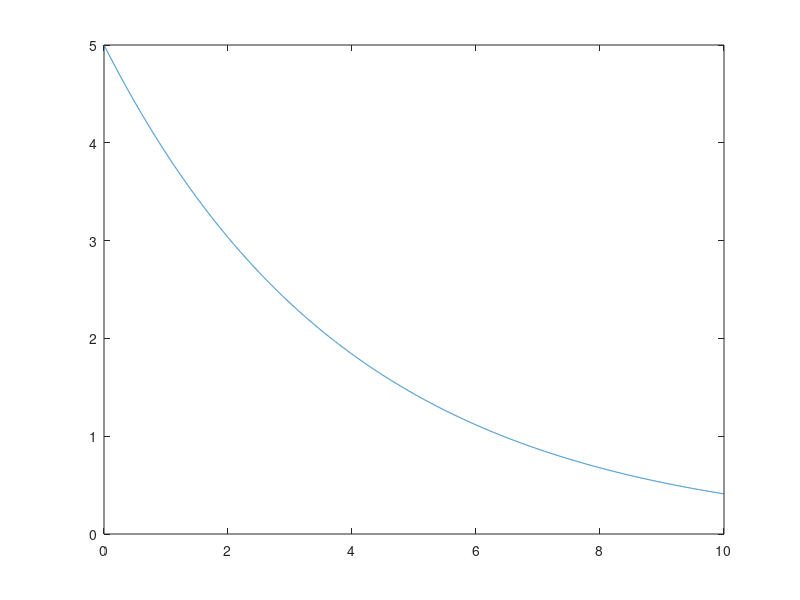

Source code (MATLAB): (Note: this script raises an error after producing the figure.)
x0 = 5;                     %initial condition
k = 0.25;                   %initial condition
h=0.001;
t=0:h:10;
[t,x]=ode45(@(t,x)-k*x,t,x0); %numerical method
plot(t,x)
%figure;

%%%%%%%%%%%%%%%%%%%%%%%%%%%%% ANALYTICAL PART %%%%%%%%%%%%%%%%%%%%%%%%%%%%%%%%%%%%%%%%%%

A = dsolve('Dx=-K*x','x(0)=x0','K=k');    %calculate analytical solution
B = char(A);                %make it readable
C= findstr(B, '{');         %find the { in the string
D= findstr(B, '}');         %find the }
Equ = B(C(1)+1:D(1)-1)      %Isolate the equation, and use it as a function, but as it is it **might not** work with matricies. So...

C=findstr(Equ, 't');        %have to add (a) for the next "for" statement in to the Equ to EVERY 't'

for c=length(C):-1:1;       %count back from the last t (for however many 't's you have)
    Equ = [Equ 'abc'];      %Extend Equ to prevent overflow
    for b=length(Equ)-3:-1:C(c)+1    %Move everything from the last spot three characters to the rear until you hit t. C(c) = where search found 't'
        Equ(b+3) = Equ(b);
    end
    Equ(C(c)+1) = '(';
    Equ(C(c)+2) = 'a';      % Add (a) - ie: overwrite those spots, because we've moved everything out of the way.
    Equ(C(c)+3) = ')';      % This is to make the next "for" loop execute all the way correctly, as we need to do it for each value of t
end
for a=1:length(t)
y(a) = (eval(Equ));         %Evaluate your built string  ----> basically this is y(a) = 4/exp((3*t(a))/5)
end
y = y.';                    %Transpose the matrix, so that it works with t, and so on.

%%%%%%%%%%%%%%%%%%%%%%%%%%%%% ANALYTICAL PART END %%%%%%%%%%%%%%%%%%%%%%%%%%%%%%%%%%%%%%%%%%

%y = 4*exp(-k*t);           %Analytical method, using same time steps, copypasted, or worked out by hand
hold;                       %print everything to the same graph
plot(t,y)                   %plot analytical over numerical (can see a very tiny difference)
mean_square_error = mse(x-y)    %calculates and displays mean squared error
P=x-y;                      %error array
Q=P.*P;                     %squared error (in each cell)
R=sum(Q)/length(Q)          %mean squared error (same as with mse function).
%figure();
i=2:length(t);              %redundant variable
timestep(i)=t(i)-t(i-1);    %time step length
plot(t,timestep)            % delta t (step size) vs t or 'Phase plane' for time